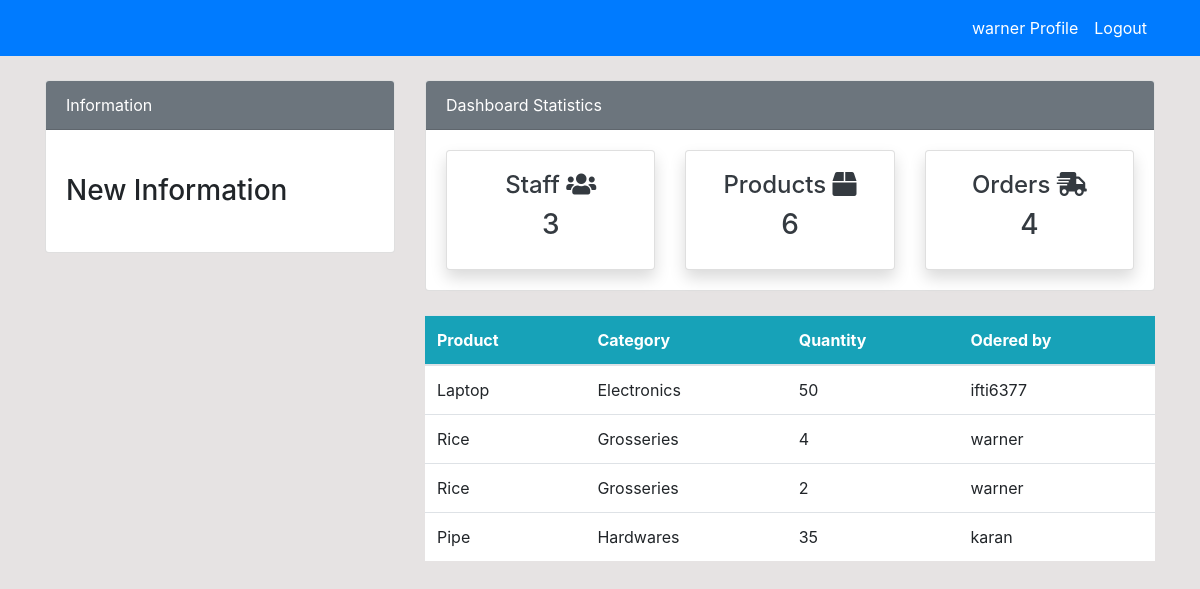
The app's page /order/ (signed in) with its own data.
### dashboard/models.py (models this page shows, shortened)
class Order(models.Model):
    name = models.ForeignKey(Product, on_delete=models.CASCADE, null=True)
    customer = models.ForeignKey(User, on_delete=models.CASCADE, null=True)
    order_quantity = models.PositiveIntegerField(null=True)

class Product(models.Model):
    name = models.CharField(max_length=100, null=True)
    quantity = models.PositiveIntegerField(null=True)
    category = models.CharField(max_length=50, choices=CATEGORY, null=True)
    def __str__(self):
        return f'{self.name}'

### dashboard/views.py (the view)
# urls.py: path('order/', views.order, name='dashboard-order'),
@login_required(login_url='user-login')
def order(request):
    order = Order.objects.all()
    order_count = order.count()
    customer = User.objects.filter(groups=2)
    customer_count = customer.count()
    product = Product.objects.all()
    product_count = product.count()
    context = {
        'order': order,
        'customer_count': customer_count,
        'product_count': product_count,
        'order_count': order_count,
    }
    return render(request, 'dashboard/order.html', context)

### templates/dashboard/order.html (shortened to what this page needs)
{% extends 'partials/base.html' %}
{% block content %}
{% include 'partials/topside.html' %}
<div class="row my-4">
    <div class="col-md-4"></div>
    <div class="col-md-8">
        <table class="table bg-white">
            <thead class="bg-info text-white">
                <tr>
                    <th scope="col">Product</th>
                    <th scope="col">Category</th>
                    <th scope="col">Quantity</th>
                    <th scope="col">Odered by</th>
                </tr>
            </thead>
            <tbody>
                {% for order in order %}
                <tr>
                    <td>{{ order.name }}</td>
                    <td>{{ order.name.category }}</td>
                    <td>{{ order.order_quantity }}</td>
                    <td>{{ order.customer.username }}</td>
                </tr>
                {% endfor %}
            </tbody>
        </table>
    </div>
</div>
{% endblock %}

### templates/partials/nav.html (shortened to what this page needs)
<nav class="navbar navbar-expand-lg navbar-primary bg-primary">
    <div class="container">
        {% if user.is_authenticated %}
        <div class="collapse navbar-collapse" id="navbarSupportedContent">
            <ul class="navbar-nav ml-auto">
                <li class="nav-item active">
                    <a class="nav-link text-white" href="{% url 'user-profile' %}">{{ user.username }} Profile
                        <span class="sr-only">(current)</span></a>
                </li>
                <li class="nav-item">
                    <a class="nav-link text-white" href="{% url 'user-logout' %}">Logout</a>
                </li>
            </ul>
            {% endif %}
        </div>
    </div>
</nav>

### static/style.css (style rules this page uses)
body { background: rgb(230, 227, 227); }

### records on screen
Order: name "Laptop", name.category "Electronics", order_quantity "50", customer.username "ifti6377"
Order: name "Rice", name.category "Grosseries", order_quantity "4", customer.username "warner"
Order: name "Rice", name.category "Grosseries", order_quantity "2", customer.username "warner"
Order: name "Pipe", name.category "Hardwares", order_quantity "35", customer.username "karan"

### other values on screen
{{ user.username }} "warner"
{{ customer_count }} "3"
{{ product_count }} "6"
{{ order_count }} "4"
